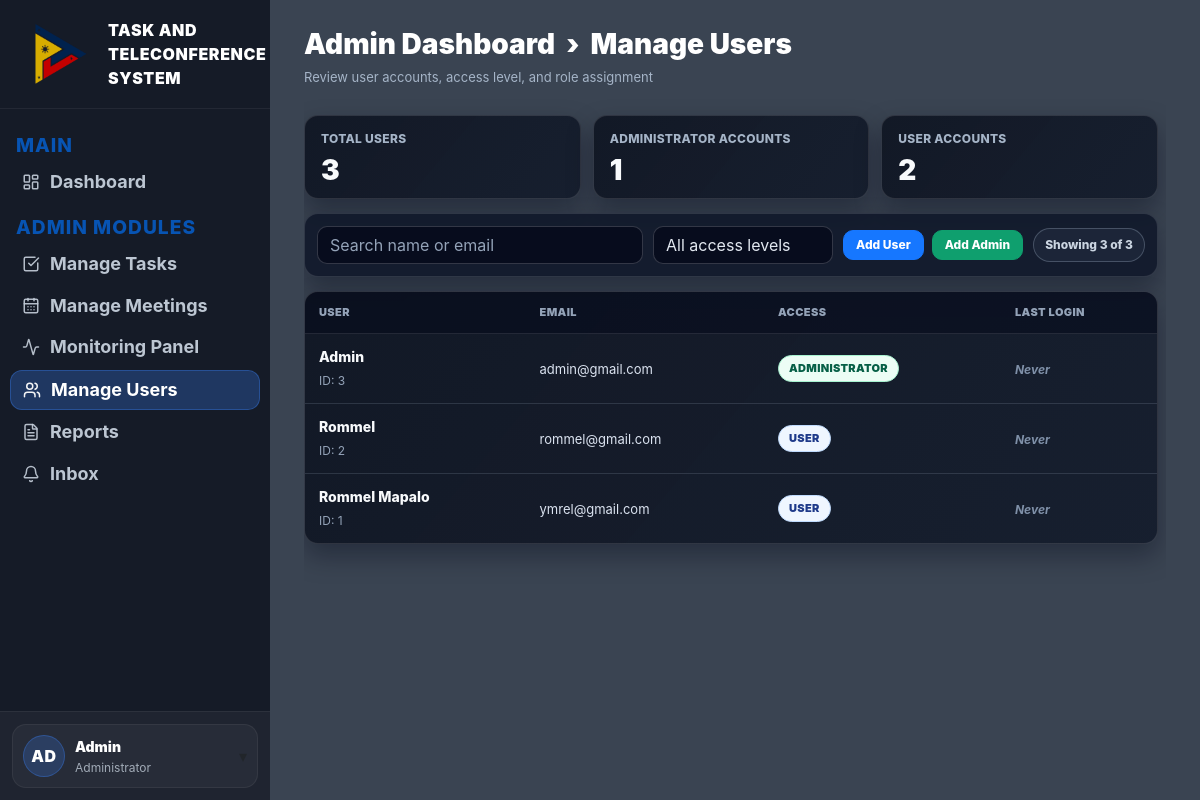
/admin/manage-users (signed in), run on an earlier commit of the app's database.
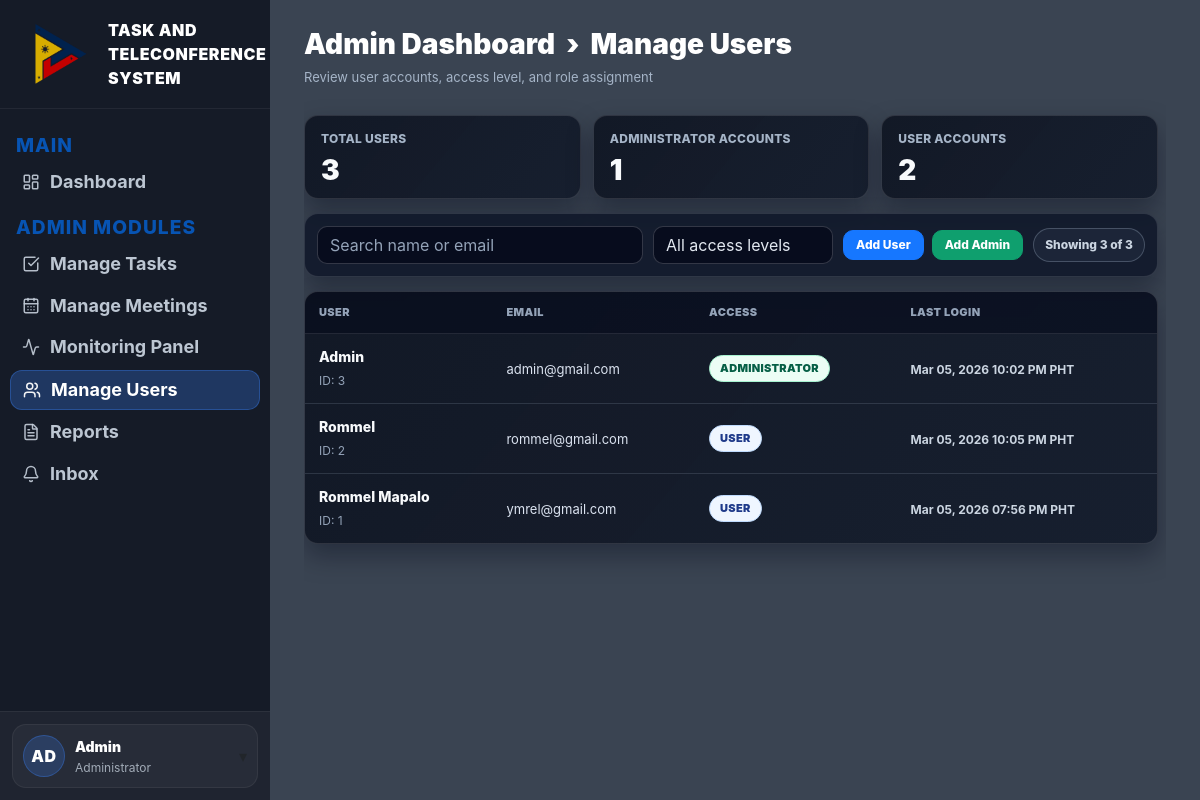
And on a later commit of the database.
### website/models.py (models this page shows, shortened)
class User(db.Model, UserMixin):
    id = db.Column(db.Integer, primary_key=True)
    email = db.Column(db.String(150), unique=True)
    password = db.Column(db.String(150))
    firstname = db.Column(db.String(150))
    is_admin = db.Column(db.Boolean, default=False)
    last_login = db.Column(db.DateTime(timezone=True), nullable=True)
    role = db.Column(db.String(20), default="user")
    notes = db.relationship('Note')
    notifications = db.relationship('Notification', lazy=True, cascade="all, delete-orphan")

### website/views.py (the view)
@views.route('/admin/manage-users')
@admin_only
def manage_users():
    users = User.query.order_by(
        User.is_admin.desc(),
        User.firstname.asc(),
        User.email.asc()
    ).all()
    total_users = len(users)
    admin_count = sum(1 for account in users if account.is_admin)
    staff_count = total_users - admin_count
    return render_template(
        "manage_users.html",
        user=current_user,
        users=users,
        total_users=total_users,
        admin_count=admin_count,
        staff_count=staff_count,
        as_ph_naive_from_utc=as_ph_naive_from_utc
    )

### website/views.py (called while the page is built)
def as_ph_naive_from_utc(dt):
    if not dt:
        return None
    if dt.tzinfo is None:
        dt = dt.replace(tzinfo=timezone.utc)
    return dt.astimezone(PH_TIMEZONE).replace(tzinfo=None)

def admin_only(func):
    @wraps(func)
    def wrapper(*args, **kwargs):
        if not current_user.is_authenticated or not current_user.is_admin:
            abort(403)
        return func(*args, **kwargs)
    return wrapper

### website/templates/manage_users.html (shortened to what this page needs)
{% extends "admin_base.html" %}
{% block content %}
<div class="main-inner">
  <div class="mu-wrap">
    <div class="mu-head">
      <h1 class="td-title">Admin Dashboard &nbsp;&rsaquo;&nbsp; Manage Users</h1>
      <div class="td-sub">Review user accounts, access level, and role assignment</div>
    </div>
    <section class="mu-stats" aria-label="User summary">
      <article class="mu-stat-card">
        <p class="mu-stat-label">Total Users</p>
        <h2 class="mu-stat-value">{{ total_users }}</h2>
      </article>
      <article class="mu-stat-card">
        <p class="mu-stat-label">Administrator Accounts</p>
        <h2 class="mu-stat-value">{{ admin_count }}</h2>
      </article>
      <article class="mu-stat-card">
        <p class="mu-stat-label">User Accounts</p>
        <h2 class="mu-stat-value">{{ staff_count }}</h2>
      </article>
    </section>
    <section class="mu-toolbar" aria-label="User filters">
      <input
        id="userSearch"
        class="form-control"
        type="search"
        placeholder="Search name or email"
        autocomplete="off"
      >
      <select id="roleFilter" class="custom-select" aria-label="Filter access level">
        <option value="all">All access levels</option>
      </select>
      <div class="mu-actions">
        <button type="button" class="mu-btn primary" data-open-create="user">Add User</button>
        <button type="button" class="mu-btn success" data-open-create="admin">Add Admin</button>
      </div>
      <div id="visibleCount" class="mu-visible-count">Showing {{ users|length }} of {{ users|length }}</div>
    </section>
    <section class="mu-list-card" aria-label="User list">
      <div class="mu-table-wrap">
        <table class="mu-table">
          <thead>
            <tr>
              <th>User</th>
              <th>Email</th>
              <th>Access</th>
              <th>Last Login</th>
            </tr>
          </thead>
          <tbody id="userTableBody">
            {% for account in users %}
              {% set display_name = account.firstname or "Unnamed User" %}
              {% set access = "admin" if account.is_admin else "staff" %}
              <tr data-user-row data-search="{{ (display_name ~ ' ' ~ (account.email or ''))|lower }}" data-access="{{ access }}">
                <td>
                  <div class="mu-user-cell">
                    <div class="mu-user-main">
                      <p class="mu-user-name">{{ display_name }}</p>
                      <span class="mu-user-id">ID: {{ account.id }}</span>
                    </div>
                  </div>
                </td>
                <td><span class="mu-email">{{ account.email or "No email" }}</span></td>
                <td>
                  {% if account.is_admin %}
                    <span class="mu-badge mu-badge-admin">Administrator</span>
                  {% else %}
                    <span class="mu-badge mu-badge-staff">User</span>
                  {% endif %}
                </td>
                {% set last_login = as_ph_naive_from_utc(account.last_login) if account.last_login is defined and account.last_login else none %}
                <td>
                  {% if last_login %}
                    <span class="mu-last-login">{{ last_login.strftime('%b %d, %Y %I:%M %p') }} PHT</span>
                  {% else %}
                    <span class="mu-last-login never">Never</span>
                  {% endif %}
                </td>
              </tr>
            {% else %}
              <tr id="emptyTableFallback">
                <td colspan="4" class="mu-empty">No users found.</td>
              </tr>
            {% endfor %}
          </tbody>
        </table>
      </div>
    </section>
  </div>
</div>
{% endblock %}

### website/templates/admin_base.html (shortened to what this page needs)
<!DOCTYPE html>
<html>
<head>
  <link rel="stylesheet"
        href="https://stackpath.bootstrapcdn.com/bootstrap/4.4.1/css/bootstrap.min.css"/>
  <link rel="stylesheet"
        href="https://stackpath.bootstrapcdn.com/font-awesome/4.7.0/css/font-awesome.min.css"/>
  <link rel="stylesheet" href="{{ url_for('static', filename='styles.css') }}">
</head>
<body>
<div class="app-shell">
  <aside class="sidebar-dark">
    <div class="sidebar-brand">
      <img src="{{ url_for('static', filename='assets/PTV_LOGO.png') }}" alt="PTV Logo" class="sidebar-brand-logo">
      <span>TASK AND TELECONFERENCE SYSTEM</span>
    </div>
    <div class="sidebar-nav">
      <div class="sidebar-section">MAIN</div>
      <a class="sidebar-link {% if request.endpoint == 'views.admin_dashboard' %}active{% endif %}"
         href="{{ url_for('views.admin_dashboard') }}">
        <i data-lucide="layout-dashboard" class="sidebar-icon" aria-hidden="true"></i>
        <span>Dashboard</span>
      </a>
      <div class="sidebar-section">ADMIN MODULES</div>
      <a class="sidebar-link {% if request.endpoint == 'views.manage_tasks' %}active{% endif %}"
         href="{{ url_for('views.manage_tasks') }}">
        <i data-lucide="check-square" class="sidebar-icon" aria-hidden="true"></i>
        <span>Manage Tasks</span>
      </a>
      <a class="sidebar-link {% if request.endpoint == 'views.manage_meetings' %}active{% endif %}"
         href="{{ url_for('views.manage_meetings') }}">
        <i data-lucide="calendar-days" class="sidebar-icon" aria-hidden="true"></i>
        <span>Manage Meetings</span>
      </a>
      <a class="sidebar-link {% if request.endpoint == 'views.monitoring_panel' %}active{% endif %}"
         href="{{ url_for('views.monitoring_panel') }}">
        <i data-lucide="activity" class="sidebar-icon" aria-hidden="true"></i>
        <span>Monitoring Panel</span>
      </a>
      <a class="sidebar-link {% if request.endpoint == 'views.manage_users' %}active{% endif %}"
         href="{{ url_for('views.manage_users') }}">
        <i data-lucide="users" class="sidebar-icon" aria-hidden="true"></i>
        <span>Manage Users</span>
      </a>
      <a class="sidebar-link {% if request.endpoint == 'views.reports' %}active{% endif %}"
         href="{{ url_for('views.reports') }}">
        <i data-lucide="file-text" class="sidebar-icon" aria-hidden="true"></i>
        <span>Reports</span>
      </a>
      <a class="sidebar-link {% if request.endpoint == 'views.inbox_admin' %}active{% endif %}"
         href="{{ url_for('views.inbox_admin') }}">
        <i data-lucide="bell" class="sidebar-icon" aria-hidden="true"></i>
        <span>Inbox</span>
      </a>
    </div>
    {% if current_user.is_authenticated %}
    <div class="sidebar-footer">
      {% set parts = (current_user.firstname or '').split() %}
      {% set first = parts[0] if parts|length > 0 else '' %}
      {% set last = parts[-1] if parts|length > 1 else '' %}
      {% set initials = (first[:1] ~ (last[:1] if last else (first[1:2] if first|length > 1 else ''))).upper() %}
      <div class="user-box" id="userBox">
        <button class="user-trigger" type="button" id="userToggle">
          <div class="user-row">
            <div class="user-avatar">{{ initials }}</div>
            <div>
              <div class="user-name">{{ current_user.firstname }}</div>
              <div class="user-sub">Administrator</div>
            </div>
          </div>
          <div class="caret">▾</div>
        </button>
      </div>
    </div>
    {% endif %}
  </aside>
  <main class="main-area">
    <div class="content-wrap">
      {% block content %}{% endblock %}
    </div>
  </main>
</div>
</body>
</html>

### website/static/styles.css (style rules this page uses)
html, body { height: 100%; }
body { margin: 0; background: #f4f6f9; overflow: hidden; }
.app-shell { display: flex; min-height: 100vh; background: #f3f6fb; }
.sidebar-dark { width: 270px; position: fixed; left: 0; top: 0; bottom: 0; display: flex; flex-direction: column; background: #151b27; z-index: 1200; }
.sidebar-brand { padding: 18px 18px; font-weight: 900; letter-spacing: .6px; color: #fff; display: flex; align-items: center; gap: 10px; border-bottom: 1px solid rgba(255,255,255,.06); }
.sidebar-brand-logo { width: 65px; height: 65px; object-fit: contain; flex: 0 0 80px; }
.sidebar-nav { flex: 1; overflow-y: auto; padding: 10px 0 12px; }
.sidebar-section { margin-top: 12px; padding: 0 16px; font-size: larger; letter-spacing: 1px; color: rgba(0, 115, 255, 0.65); font-weight: 800; text-transform: uppercase; }
.sidebar-link { display: flex; align-items: center; font-size: large; gap: 10px; padding: 8px 12px; margin: 3px 10px; border-radius: 12px; color: rgba(203,213,225,.92); text-decoration: none; font-weight: 700; line-height: 1.25; transition: all .18s ease; }
.sidebar-link.active { background: rgba(59,130,246,.28); border: 1px solid rgba(59,130,246,.35); color: #fff; }
.sidebar-icon { width: 18px; height: 18px; min-width: 18px; stroke-width: 2; opacity: .95; display: block; flex: 0 0 auto; }
.sidebar-footer { margin-top: auto; padding: 12px; border-top: 1px solid rgba(255,255,255,.06); background: #1f2430; }
.main-area { margin-left: 270px; width: calc(100vw - 270px); box-sizing: border-box; background-color: #3a4452; min-height: 100vh; height: 100vh; padding: 28px 34px; overflow: hidden; }
.main-inner { height: 100vh; overflow-y: auto; display: flex; flex-direction: column; padding-right: 8px; }
.user-box { display: flex; flex-direction: column; border-radius: 14px; background: rgba(255,255,255,.04); border: 1px solid rgba(255,255,255,.06); overflow: hidden; }
.user-trigger { width: 100%; background: transparent; border: 0; outline: none; color: inherit; padding: 10px; cursor: pointer; display: flex; align-items: center; justify-content: space-between; gap: 10px; text-align: left; }
.user-row { display: flex; align-items: center; gap: 10px; }
.user-avatar { width: 42px; height: 42px; border-radius: 999px; background: rgba(59,130,246,.22); border: 1px solid rgba(59,130,246,.35); display: flex; align-items: center; justify-content: center; font-weight: 900; color: #fff; letter-spacing: .5px; flex: 0 0 42px; }
.user-name { font-weight: 900; color: #fff; font-size: 14px; margin: 0; }
.user-sub { font-size: 12px; color: rgba(203,213,225,.75); margin: 2px 0 0; }
.caret { transition: transform .18s ease; opacity: .85; }
.td-title, .td-sub, .td-pills, .td-toolbar { position: static; }
.td-title { position: sticky; top: 0; z-index: 10; font-weight: 900; font-size: 28px; color: #ffffff; margin: 0; }
.td-sub { color: #a5b4c7; margin: 6px 0 14px; font-size: 13px; }
.content-wrap { width: 100%; max-width: none; margin: 0; }

What changed in the data, as far as the page shows it:
changed User "Admin": strftime (not shown) → "Mar 05, 2026 10:02 PM"; text "Never" → "PHT"
changed User "Rommel": strftime (not shown) → "Mar 05, 2026 10:05 PM"; text "Never" → "PHT"
changed User "Rommel Mapalo": strftime (not shown) → "Mar 05, 2026 07:56 PM"; text "Never" → "PHT"
